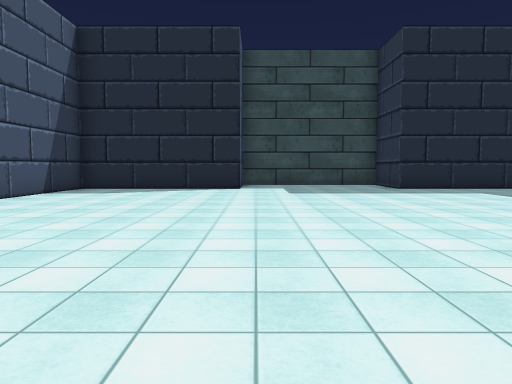
view 1 (above)

14 first-person views from a walk through a 3-D level made in the Unity game engine. The camera is 1.4 m above the floor, tilts 4° down and sees 70° across. The floor is counted in squares, 2 m on a side. Each view is taken from the middle of a square. On the plan, view 1 faces up. The plan holds only what a view shows up to about 11 squares ahead; the rest is blank. The place goes on beyond the plan. The player is left out. Some animated figures are not drawn. Some surface patterns are stand-ins.

view 2
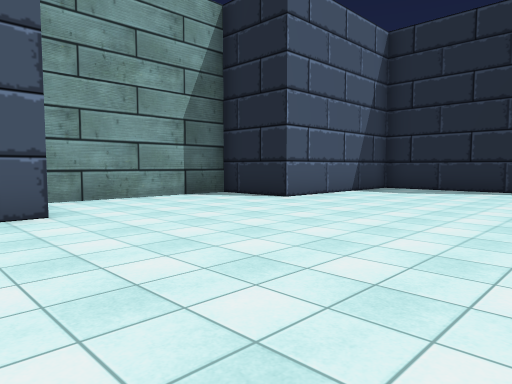

view 3
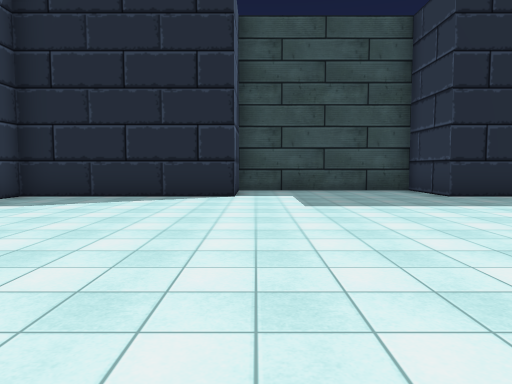

view 4
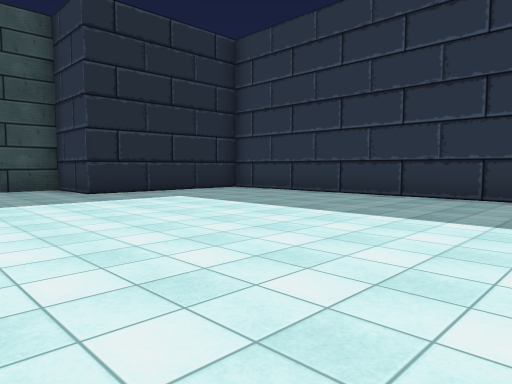

view 5
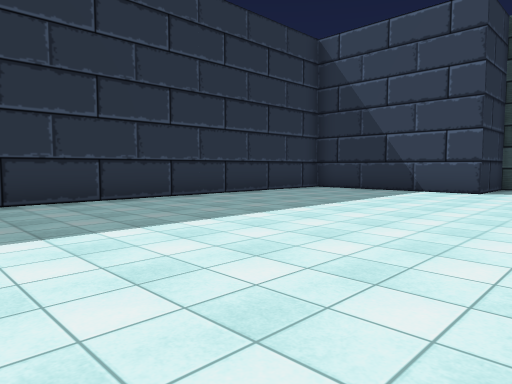

view 6
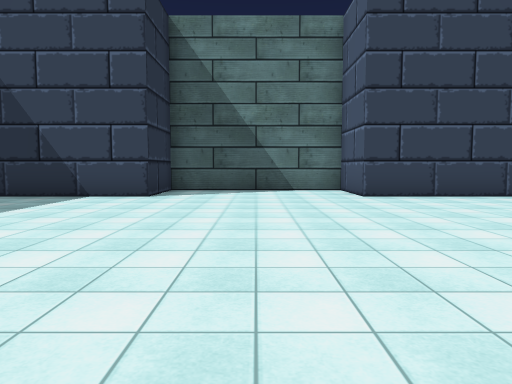

view 7
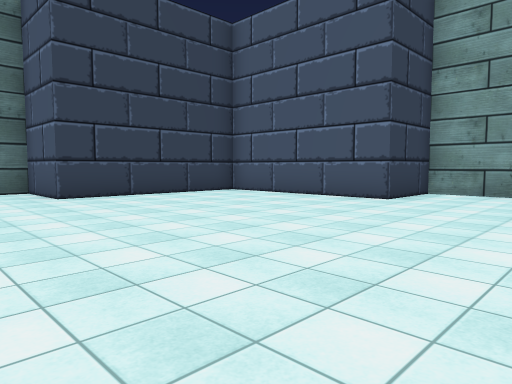

view 8
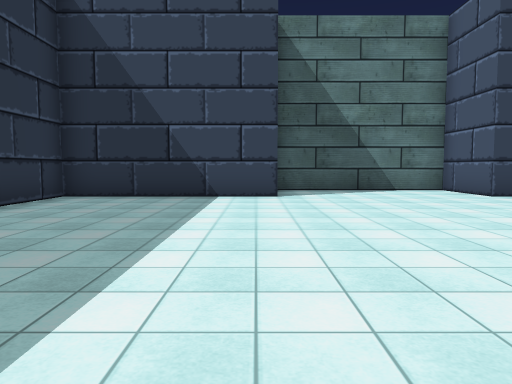

view 9
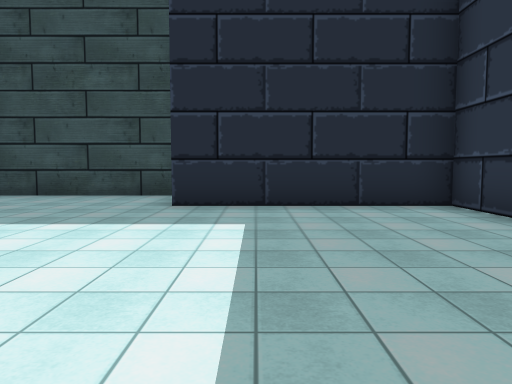

view 10
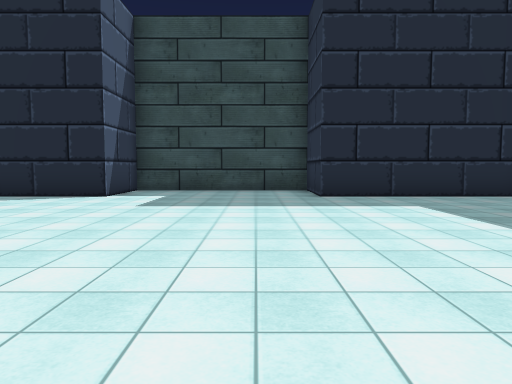

view 11
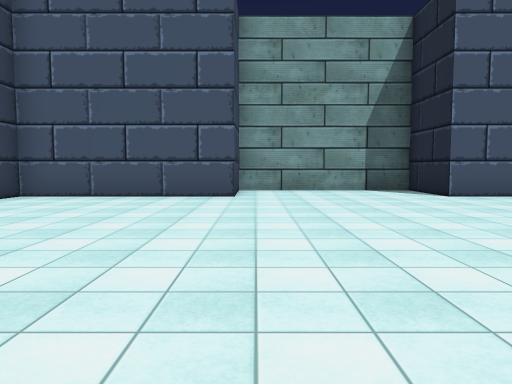

view 12
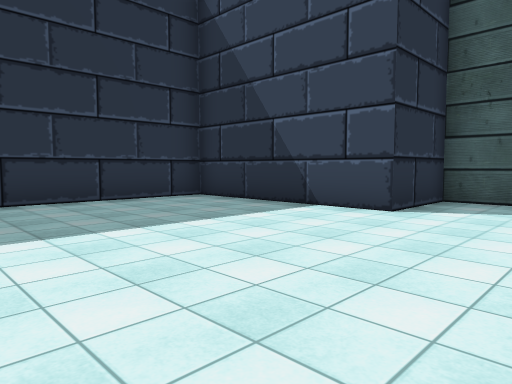

view 13
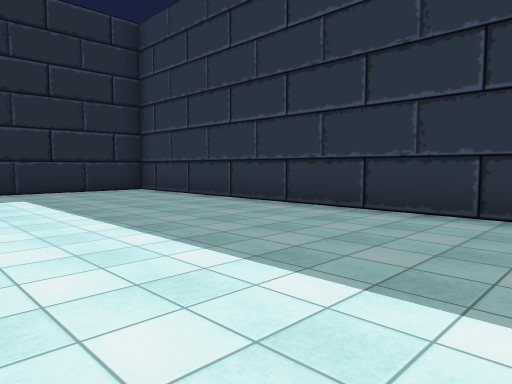

view 14
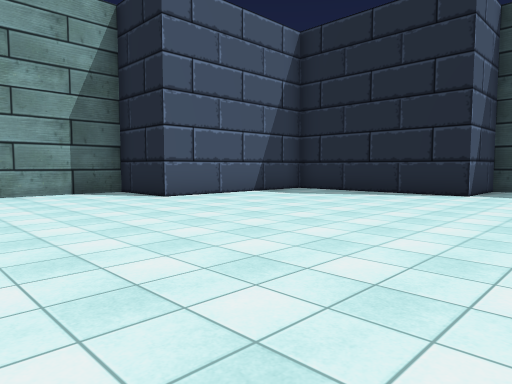

### Floor plan
Points are (right, up) in squares from view 1. A wall is a line through its corners. A room is listed if a view was taken in it or the views show most of it. See-through windows are left out.
Room 1 (views 1, 2, 3, 4, 5, 6, 7, 8, 9, 10, 11, 12, 13, 14)
walls: (-5.5, 1.5) (-5.5, -3.5) (-0.5, -3.5) (-0.5, -5.8) (4.5, -5.8) (4.5, -3.5) (9.5, -3.5) (9.5, 11.5) (4.5, 11.5) (4.5, 13.7) (-0.5, 13.7) (-0.5, 11.5) (-5.5, 11.5) (-5.5, 6.5) (-7.7, 6.5) (-7.7, 1.5) (-5.5, 1.5)

Positions as (right, up) in squares from view 1, and headings:
1: (0, 0), facing up
2: (0, 0), facing up-left
3: (0, 3), facing up
4: (1, 2), facing up-right
5: (2, 7), facing down-right
6: (2, 5), facing down
7: (2, 5), facing down-left
8: (5, 5), facing down
9: (6, 5), facing up
10: (3, 3), facing up
11: (3, 2), facing left
12: (2, 2), facing down-right
13: (4, 1), facing up-right
14: (2, 2), facing up-left
